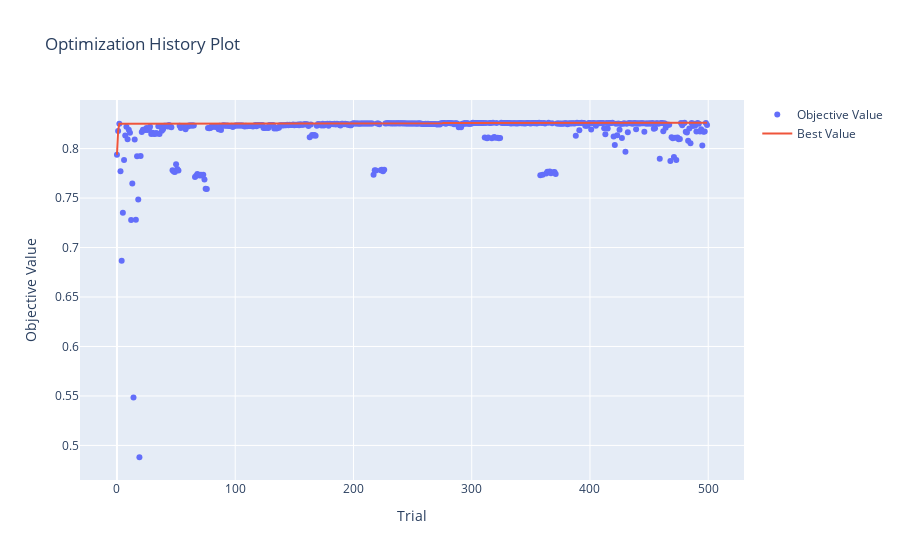

Write notebook code for a chart like this one.
### Code cell
vis.plot_optimization_history(study)

### Figure 1 — Plotly figure (JSON) as saved in the notebook; plotly's stock layout.template omitted (floating-point values rounded to 4 significant figures; data arrays with more than 128 entries replaced by an {"elided": "..."} marker saying what was removed)
{"data": [{"mode": "markers", "name": "Objective Value", "type": "scatter", "x": {"elided": "500 int values"}, "y": {"elided": "500 float values"}}, {"mode": "lines", "name": "Best Value", "type": "scatter", "x": {"elided": "500 int values"}, "y": {"elided": "500 float values"}}, {"marker": {"color": "#cccccc"}, "mode": "markers", "name": "Infeasible Trial", "showlegend": false, "type": "scatter", "x": [], "y": []}], "layout": {"title": {"text": "Optimization History Plot"}, "xaxis": {"title": {"text": "Trial"}}, "yaxis": {"title": {"text": "Objective Value"}}}}
